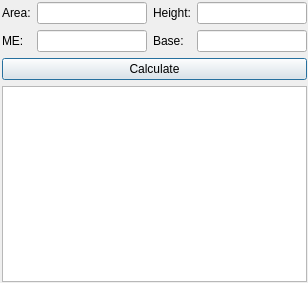
<?xml version="1.0" encoding="UTF-8"?>
<ui version="4.0">
 <class>parallelogramArea</class>
 <widget class="QDialog" name="parallelogramArea">
  <property name="geometry">
   <rect>
    <x>0</x>
    <y>0</y>
    <width>308</width>
    <height>283</height>
   </rect>
  </property>
  <property name="windowTitle">
   <string>Parallelogram Formula: Area</string>
  </property>
  <widget class="QWidget" name="">
   <property name="geometry">
    <rect>
     <x>2</x>
     <y>2</y>
     <width>305</width>
     <height>280</height>
    </rect>
   </property>
   <layout class="QGridLayout" name="gridLayout_2">
    <item row="0" column="0">
     <layout class="QGridLayout" name="gridLayout">
      <item row="0" column="0">
       <widget class="QLabel" name="label">
        <property name="text">
         <string>Area:</string>
        </property>
       </widget>
      </item>
      <item row="0" column="1">
       <widget class="QLineEdit" name="areaText"/>
      </item>
      <item row="0" column="2">
       <widget class="QLabel" name="label_2">
        <property name="text">
         <string>Height:</string>
        </property>
       </widget>
      </item>
      <item row="0" column="3">
       <widget class="QLineEdit" name="heightText"/>
      </item>
      <item row="1" column="0">
       <widget class="QLabel" name="label_4">
        <property name="text">
         <string>ME:</string>
        </property>
       </widget>
      </item>
      <item row="1" column="1">
       <widget class="QLineEdit" name="maxErrorText"/>
      </item>
      <item row="1" column="2">
       <widget class="QLabel" name="label_3">
        <property name="text">
         <string>Base:</string>
        </property>
       </widget>
      </item>
      <item row="1" column="3">
       <widget class="QLineEdit" name="baseText"/>
      </item>
      <item row="2" column="0" colspan="4">
       <widget class="QPushButton" name="calculateBtn">
        <property name="text">
         <string>Calculate</string>
        </property>
       </widget>
      </item>
     </layout>
    </item>
    <item row="1" column="0">
     <widget class="QPlainTextEdit" name="plainTextEdit"/>
    </item>
   </layout>
  </widget>
 </widget>
 <resources/>
 <connections/>
</ui>
